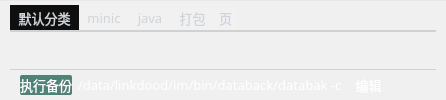
        <widget class="QWidget" name="widget_bottom" native="true">
         <property name="minimumSize">
          <size>
           <width>0</width>
           <height>0</height>
          </size>
         </property>
         <property name="styleSheet">
          <string notr="true">/*#widget_bottom {
	
	background-color: rgb(10, 31, 57);
	border-radius: 10px;
}*/
QToolButton {
	color: rgb(255, 255, 255);
	background-color: rgba(255, 255, 255, 0);
	border: none;
}

QToolButton::menu-indicator { 
	image: None;
}

 
QToolButton:hover {
	color: rgb(255, 255, 255);
	background-color: rgba(255, 255, 255, 0);
	border: none;
}

QMenu {
color: rgb(255, 255, 255);
background-color:rgb(253,253,254);
padding: 3px 3px 3px 3px;
border-radius:6px;
border:1px solid rgba(21, 23, 27, 100);
}


QMenu::item {
    font-size: 10pt;
    font: 10pt &quot;OPPOSans B&quot;;
    border-radius:3px;
	background-color:rgba(253,253,254,0);
    padding: 5px 30px 5px 10px;
}
QMenu::item:selected {
    
	color: rgb(244, 244, 244);
	background-color: rgba(35, 39, 46, 250);
}</string>
         </property>
         <layout class="QHBoxLayout" name="horizontalLayout_2">
          <property name="spacing">
           <number>0</number>
          </property>
          <property name="leftMargin">
           <number>0</number>
          </property>
          <property name="topMargin">
           <number>0</number>
          </property>
          <property name="rightMargin">
           <number>0</number>
          </property>
          <property name="bottomMargin">
           <number>0</number>
          </property>
          <item>
           <widget class="QWidget" name="widget_3" native="true">
            <property name="styleSheet">
             <string notr="true">#widget_3 {
    border-top: 1px solid rgba(197, 197, 197,50);
    background-color: rgba(255, 255, 255, 20);
    border-radius: 0px;
}
</string>
            </property>
            <layout class="QVBoxLayout" name="verticalLayout_7">
             <property name="spacing">
              <number>0</number>
             </property>
             <property name="leftMargin">
              <number>10</number>
             </property>
             <property name="topMargin">
              <number>5</number>
             </property>
             <property name="rightMargin">
              <number>10</number>
             </property>
             <property name="bottomMargin">
              <number>0</number>
             </property>
             <item>
              <widget class="QTabWidget" name="tabWidget">
               <property name="font">
                <font>
                 <family>OPPOSans B</family>
                 <pointsize>10</pointsize>
                 <stylestrategy>PreferAntialias</stylestrategy>
                </font>
               </property>
               <property name="contextMenuPolicy">
                <enum>Qt::CustomContextMenu</enum>
               </property>
               <property name="styleSheet">
                <string notr="true">
QTabWidget::tab-bar {
         left:0px;  
     
}

	
 
/*设置TabWidget中QTabBar的样式*/
QTabBar::tab{
    /*background-color: rgba(11, 11, 11,150);*/
	
	
	background-color: rgba(255, 255, 255, 20);
	/*font-family:Consolas; */   /*设置tab中的文本的字体*/
	font-size:10pt;
	color:#ced4da;    /*设置tab中的文本的颜色*/
	border-top-left-radius: 0px;    /*设置tab的边框的圆角（左上圆角）*/
	border-top-right-radius: 0px;    /*设置tab的边框的圆角（右上圆角）*/
	/*width:120px;*/
	padding-left: 5px;
	padding-right: 5px;
	height:25;
	/*margin-right:5px;
	margin-left: 5px;*/
	
}
 
/*设置TabWidget中QTabBar的tab被选中时的样式*/
QTabBar::tab:selected{
	/*background-color: #0B0E11;*/
    /*background-color: rgb(100, 117, 125, 255);*/
	
	background-color: rgb(15, 15, 15);
    /*border-left: 2px solid rgb(255, 255, 255);*/
    /*border-right: 2px solid rgb(255, 255, 255);*/
}
 
/*设置TabWidget中鼠标悬浮在QTabBar的tab上，但未选中该Tab的样式*/
QTabBar::tab:hover:!selected {
	/*background-color: rgb(100, 117, 125, 255);*/
}
 
/*设置TabWidget的边框的样式*/
QTabWidget::pane {
   border-top:2px solid rgb(108, 117, 125, 65); 
   border-bottom:1px solid rgb(108, 117, 125, 65); 
}
 

QTabBar::close-button{ 
	/*border-image: url(:lib/Kafka.png);*/
}
QTabBar::close-button:hover{
	/*border-image: url(:/Resources/image/close_hover.png);*/
}


/*当打开多个tab，右侧出现，点击后，可以向前向后的按钮的样式*/
QTabBar QToolButton {
    border: none;
	color: rgb(255, 206, 6);
    background-color: rgba(100, 117, 125, 0);
}
 
QTabBar QToolButton:hover {
	background-color: rgba(100, 117, 125, 0);
}</string>
               </property>
               <property name="tabShape">
                <enum>QTabWidget::Rounded</enum>
               </property>
               <property name="currentIndex">
                <number>0</number>
               </property>
               <widget class="QWidget" name="tab">
                <attribute name="title">
                 <string> 默认分类 </string>
                </attribute>
               </widget>
               <widget class="QWidget" name="tab_2">
                <attribute name="title">
                 <string> minic </string>
                </attribute>
                <layout class="QHBoxLayout" name="horizontalLayout_3"/>
               </widget>
               <widget class="QWidget" name="tab_3">
                <attribute name="title">
                 <string> java </string>
                </attribute>
               </widget>
               <widget class="QWidget" name="tab_4">
                <attribute name="title">
                 <string> 打包 </string>
                </attribute>
               </widget>
               <widget class="QWidget" name="tab_5">
                <attribute name="title">
                 <string>页</string>
                </attribute>
                <layout class="QVBoxLayout" name="verticalLayout_9"/>
               </widget>
              </widget>
             </item>
             <item>
              <widget class="QWidget" name="widget_8" native="true">
               <property name="minimumSize">
                <size>
                 <width>0</width>
                 <height>30</height>
                </size>
               </property>
               <property name="maximumSize">
                <size>
                 <width>16777215</width>
                 <height>30</height>
                </size>
               </property>
               <property name="font">
                <font>
                 <family>OPPOSans B</family>
                 <pointsize>10</pointsize>
                 <stylestrategy>PreferAntialias</stylestrategy>
                </font>
               </property>
               <property name="styleSheet">
                <string notr="true">#widget_8 {
	border-bottom-left-radius: 10px;
	border-bottom-right-radius: 10px;
}
</string>
               </property>
               <layout class="QHBoxLayout" name="horizontalLayout_5">
                <property name="leftMargin">
                 <number>10</number>
                </property>
                <property name="topMargin">
                 <number>5</number>
                </property>
                <property name="rightMargin">
                 <number>10</number>
                </property>
                <property name="bottomMargin">
                 <number>5</number>
                </property>
                <item>
                 <widget class="QLabel" name="label_command">
                  <property name="font">
                   <font>
                    <family>OPPOSans B</family>
                    <pointsize>10</pointsize>
                    <stylestrategy>PreferAntialias</stylestrategy>
                   </font>
                  </property>
                  <property name="styleSheet">
                   <string notr="true">background-color: rgb(80, 130, 120);
color: rgb(255, 255, 255);
border-radius: 2px;</string>
                  </property>
                  <property name="lineWidth">
                   <number>1</number>
                  </property>
                  <property name="text">
                   <string>执行备份</string>
                  </property>
                  <property name="margin">
                   <number>3</number>
                  </property>
                  <property name="indent">
                   <number>0</number>
                  </property>
                 </widget>
                </item>
                <item>
                 <widget class="QLabel" name="label_edit">
                  <property name="font">
                   <font>
                    <family>OPPOSans B</family>
                    <pointsize>10</pointsize>
                    <stylestrategy>PreferAntialias</stylestrategy>
                   </font>
                  </property>
                  <property name="styleSheet">
                   <string notr="true">color: rgb(255, 255, 255);</string>
                  </property>
                  <property name="text">
                   <string>/data/linkdood/im/bin/databack/databak -c </string>
                  </property>
                  <property name="margin">
                   <number>2</number>
                  </property>
                 </widget>
                </item>
                <item>
                 <widget class="QToolButton" name="toolButton_edit">
                  <property name="minimumSize">
                   <size>
                    <width>0</width>
                    <height>0</height>
                   </size>
                  </property>
                  <property name="font">
                   <font>
                    <family>OPPOSans B</family>
                    <pointsize>10</pointsize>
                    <stylestrategy>PreferAntialias</stylestrategy>
                   </font>
                  </property>
                  <property name="styleSheet">
                   <string notr="true">QToolButton {
	color: rgb(255, 255, 255);
	background-color: rgba(255, 255, 255, 0);
	border: none;
}

QToolButton::menu-indicator { 
	image: None;
}

 
QToolButton:hover {
	color: rgb(255, 255, 255);
	background-color: rgba(255, 255, 255, 0);
	border: none;
}</string>
                  </property>
                  <property name="text">
                   <string>编辑</string>
                  </property>
                 </widget>
                </item>
                <item>
                 <spacer name="horizontalSpacer">
                  <property name="orientation">
                   <enum>Qt::Horizontal</enum>
                  </property>
                  <property name="sizeHint" stdset="0">
                   <size>
                    <width>40</width>
                    <height>20</height>
                   </size>
                  </property>
                 </spacer>
                </item>
               </layout>
              </widget>
             </item>
            </layout>
           </widget>
          </item>
          <item>
           <widget class="QWidget" name="widget_4" native="true">
            <property name="minimumSize">
             <size>
              <width>0</width>
              <height>0</height>
             </size>
            </property>
            <property name="maximumSize">
             <size>
              <width>0</width>
              <height>16777215</height>
             </size>
            </property>
            <property name="styleSheet">
             <string notr="true">background-color: rgba(255, 255, 255, 0);</string>
            </property>
           </widget>
          </item>
         </layout>
        </widget>
